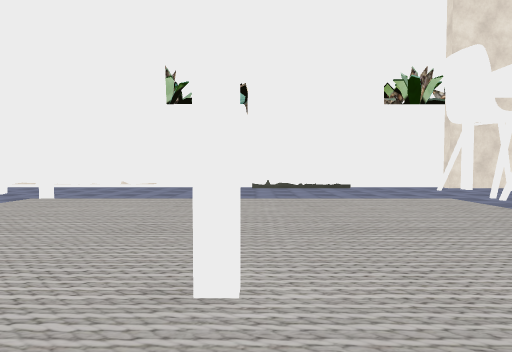
View 1 (above)

16 first-person views from a walk through a Unity game level. The camera is 1.4 m above the floor, tilts 2° down and sees 80° across. The floor is counted in squares, 2 m on a side. Each view is taken from the middle of a square. On the plan, view 1 faces up. The plan holds only what a view shows up to about 10 squares ahead; the rest is blank. The place goes on beyond the plan. Some surface patterns are stand-ins.

View 2
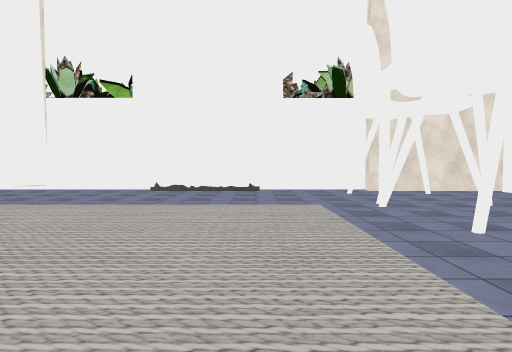

View 3
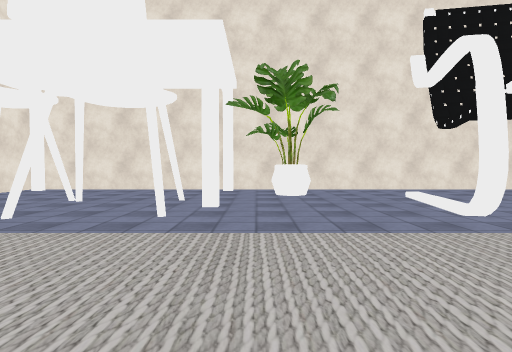

View 4
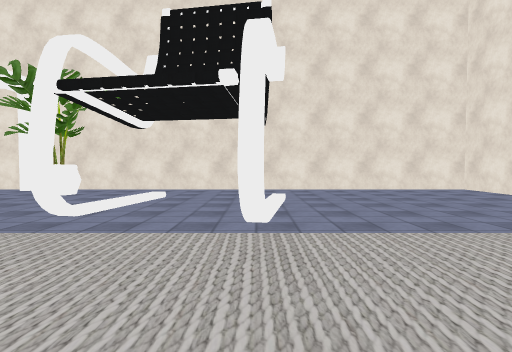

View 5
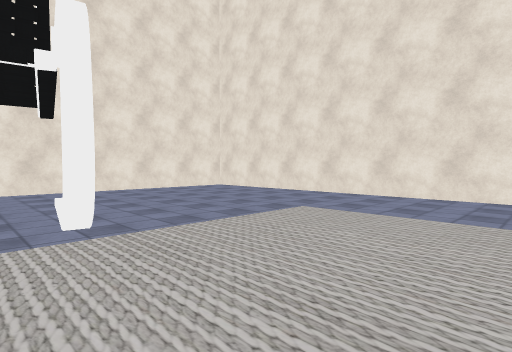

View 6
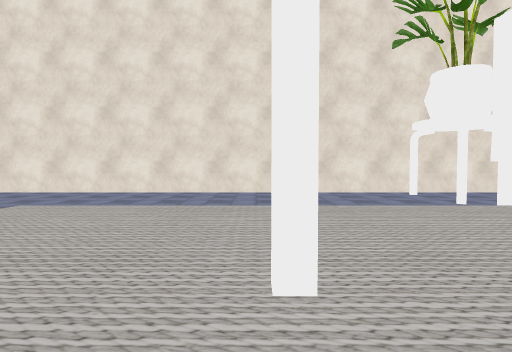

View 7
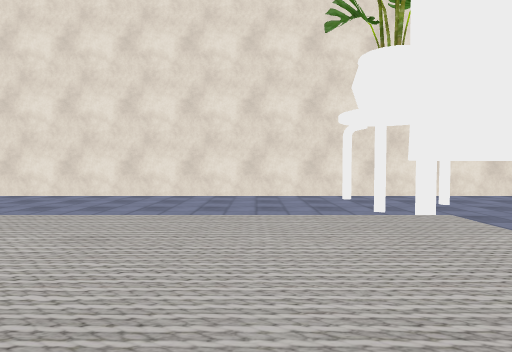

View 8
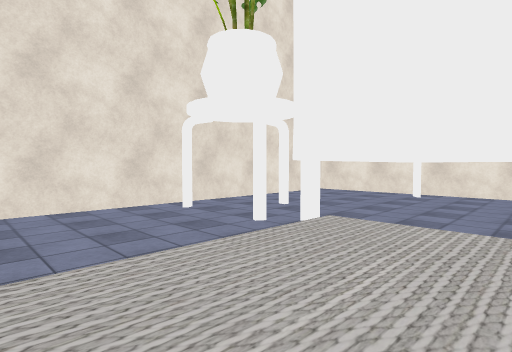

View 9
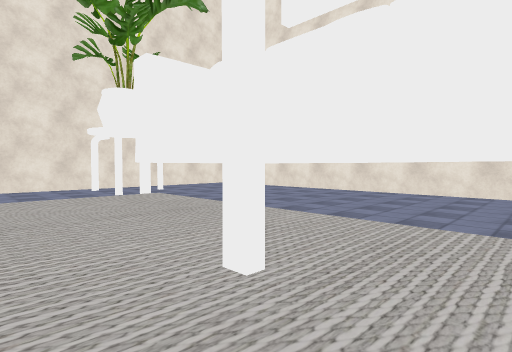

View 10
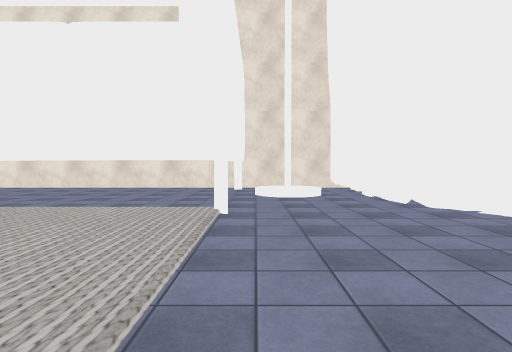

View 11
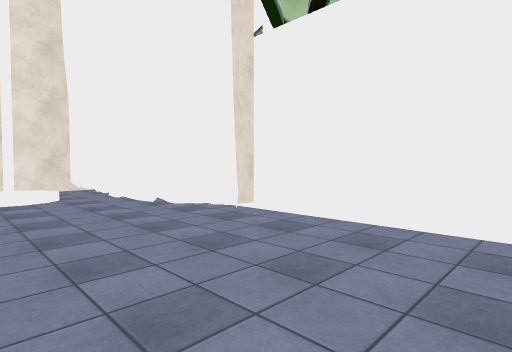

View 12
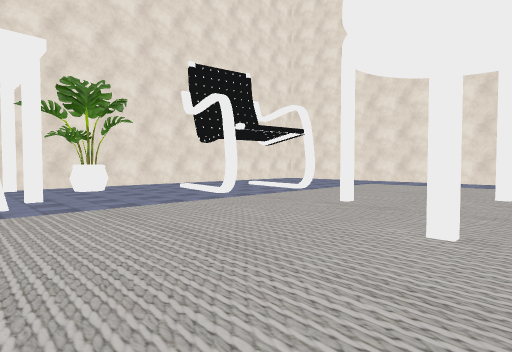

View 13
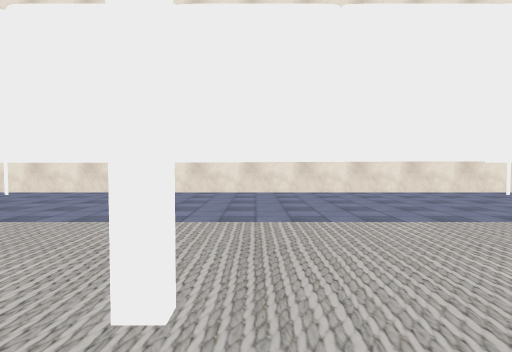

View 14
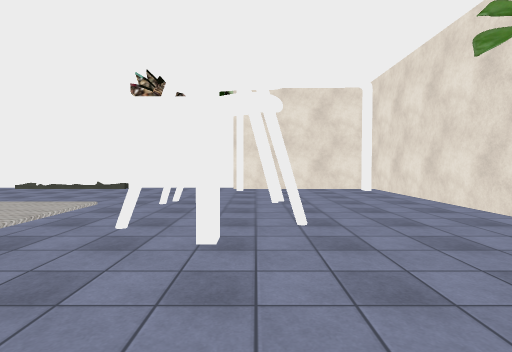

View 15
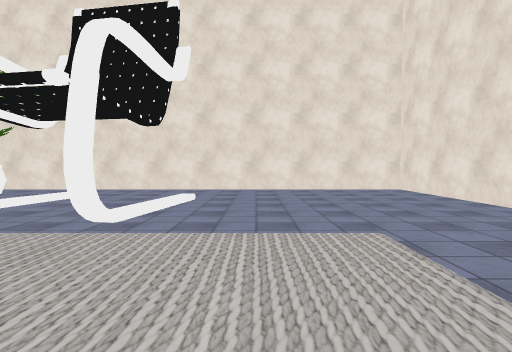

View 16
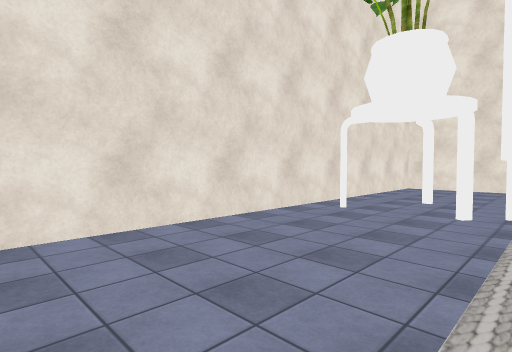

### Floor plan
Key: @ floor where view 1 was taken; # wall or solid block; . floor; / step, stairs or slope; T table; O other object.
Columns run from 10 left of view 1 to 11 right of it. Each row starts with its distance up from view 1.
 11       #####  #####
 10   ### #...####...#####
  9 #.#.####..#.##..OO...#
  8 #./#.................#
  7 #.//...........#.O...#
  6 ##   #...............#
  5      #...............#
  4      #...........#..##
  3      #...............#
  2      #....#........O.#
  1      #...............#
  0      #....@....#.....#
 -1      #..#...#........#
 -2      #...............#
 -3      #....#...#///...#
 -4      #...............#
 -5      #...............#
 -6 ##   ##..............#
 -7 #.....T..............#
 -8 #...#................#
 -9 #.....T..............#
-10 ######################

Positions as (right, up) in squares from view 1, and headings:
1: (0, 0), facing up
2: (3, 1), facing up
3: (1, 3), facing right
4: (1, -3), facing right
5: (1, -2), facing down-right
6: (0, -1), facing down
7: (-2, -2), facing down
8: (-1, -4), facing down-left
9: (-1, 1), facing down-left
10: (0, 7), facing left
11: (0, 7), facing up-left
12: (-1, 5), facing down-right
13: (-1, 0), facing left
14: (7, 1), facing up
15: (1, -5), facing right
16: (1, -6), facing down-left
